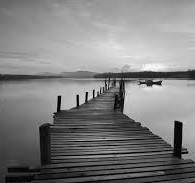
#> input picture grayscale_image.jpg, 195 x 183 px
$ jupyter execute --allow-errors Lab_2.ipynb
#> lines starting #> are read from the running program, lines starting #| are printed output that depends on the picture
[cell 1]
import numpy as np
import cv2
import matplotlib.pyplot as plt

# Load image as grayscale
image = cv2.imread('grayscale_image.jpg', cv2.IMREAD_GRAYSCALE)
#> image is the input picture: shape (183, 195); min 0, max 254, mean 128.4

# Perform 2D DFT
f = np.fft.fft2(image)
fshift = np.fft.fftshift(f)  # Shift zero frequency components to the center
magnitude_spectrum = np.abs(fshift)

# Plot the magnitude spectrum
plt.imshow(np.log(magnitude_spectrum + 1), cmap='gray')
plt.title('Magnitude Spectrum')
plt.show()
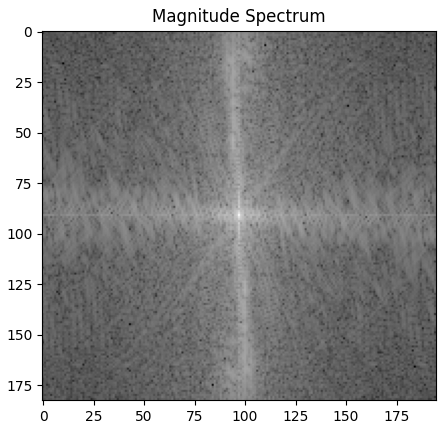
#> figure drawn by matplotlib, 1 panel
